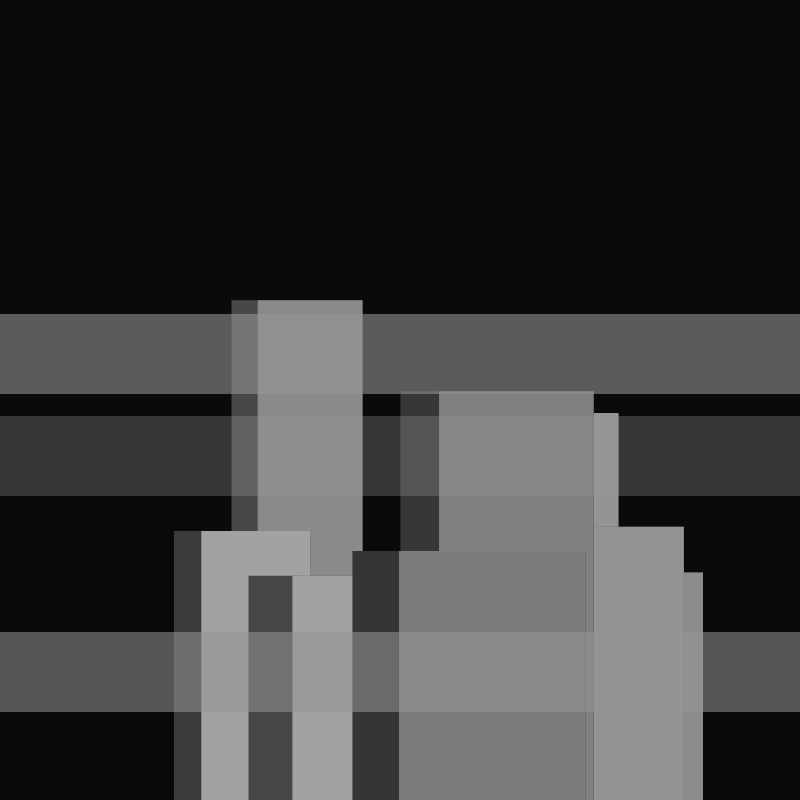
Frame 1 (no input)
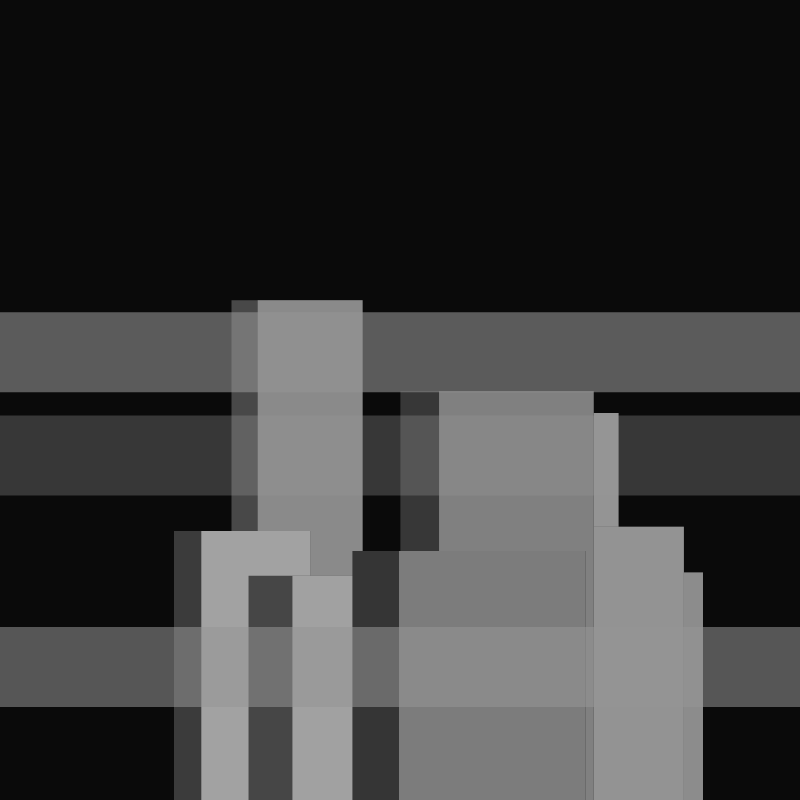
Frame 60 (no input)
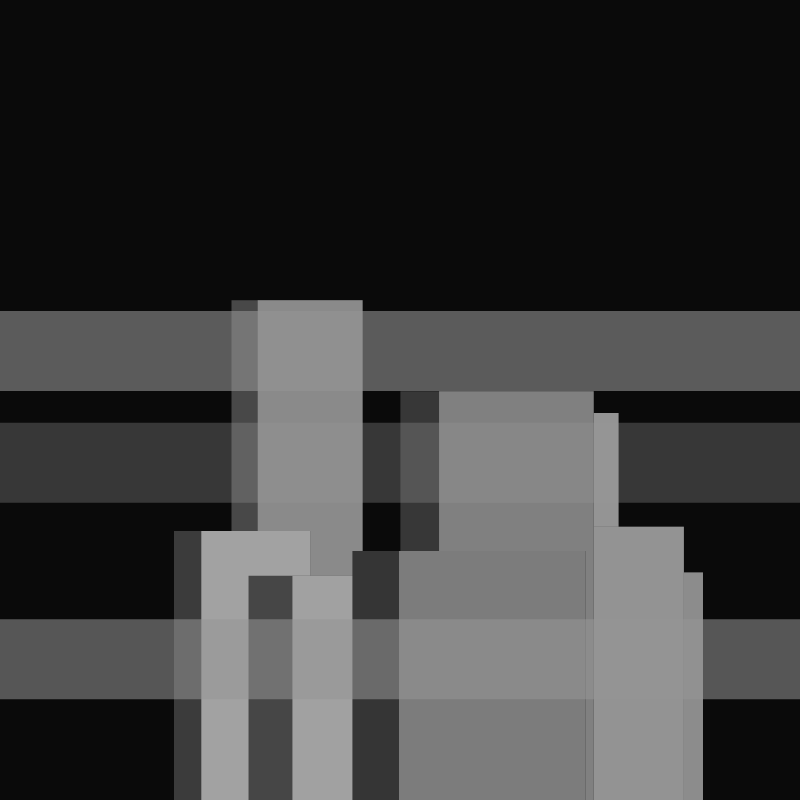
Frame 120 (the mouse pressed at the canvas centre since frame 60)

The p5.js sketch that drew these frames (run headless with seeded random() and noise() and a simulated clock; from frame 60 on, the mouse is pressed at the canvas centre):

// p5.js sketch
// ── sketch.js
let buildings = [];
let fogs = [];

function setup() {
  createCanvas(800, 800);
  noStroke();
  generateCity();
  generateFog();
}

function generateCity() {
  buildings = [];
  let numBuildings = random(5, 10);

  for (let i = 0; i < numBuildings; i++) {
    let w = random(100, 250); // Brutalist block width
    let h = random(200, 600); // Brutalist height
    let x = random(width - w);
    let y = height - h;
    let color1 = color(random(40, 80)); // Dark concrete tones
    let color2 = color(random(120, 180)); // Slightly lighter concrete tones

    buildings.push(new BrutalistBuilding(x, y, w, h, color1, color2));
  }
}

function generateFog() {
  fogs = [];
  for (let i = 0; i < 3; i++) { // Different fog layers
    fogs.push(new FogLayer(random(height * 0.3, height * 0.8), random(1, 3), random(80, 150)));
  }
}

function draw() {
  background(10); // Dark, moody backdrop

  for (let building of buildings) {
    building.display();
  }

  for (let fog of fogs) {
    fog.update();
    fog.display();
  }
}

// 🏢 **Brutalist Buildings (No unnecessary gradients)**
class BrutalistBuilding {
  constructor(x, y, w, h, col1, col2) {
    this.x = x;
    this.y = y;
    this.w = w;
    this.h = h;
    this.color1 = col1;
    this.color2 = col2;
  }

  display() {
    fill(this.color1);
    rect(this.x, this.y, this.w, this.h);
    fill(this.color2);
    rect(this.x + this.w * 0.2, this.y, this.w * 0.8, this.h); // Subtle lighting effect
  }
}

// 🌫 **Fog Layer (Soft, moving mist)**
class FogLayer {
  constructor(y, speed, opacity) {
    this.y = y;
    this.speed = speed * (random() > 0.5 ? 1 : -1); // Move left or right
    this.opacity = opacity;
    this.offset = random(1000); // Unique motion variation
  }

  update() {
    this.y += map(noise(this.offset + frameCount * 0.005), 0, 1, -0.3, 0.3); // Subtle vertical motion
  }

  display() {
    fill(150, 150, 150, this.opacity);
    rect(0, this.y, width, 80); // Moving fog strip
  }
}
